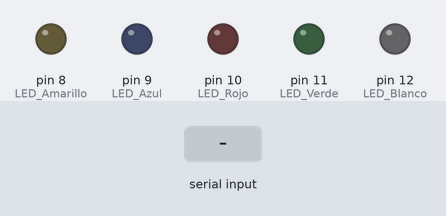
Recording of a sketch running on a simulated Arduino Uno, built with avr-gcc and run on an emulated ATmega328P. On the bench: output pins drawn as LEDs (lit = HIGH). Inputs (shaded band) come from the test bench.

Above: at 1.2 s.
1.3 s: "1" received over Serial
At 2.4 s:
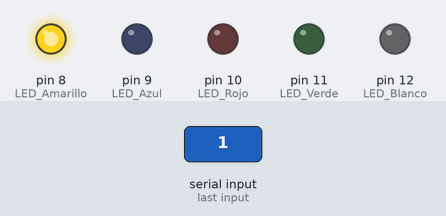
2.8 s: "3" received over Serial
At 3.5 s:
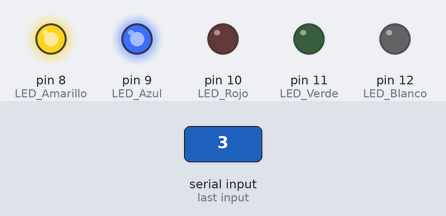
4.3 s: "0" received over Serial
At 4.7 s:
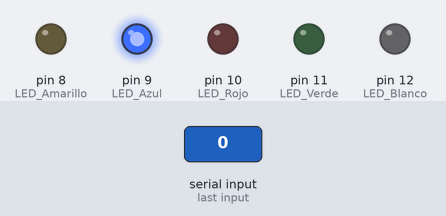
5.8 s: "5" received over Serial
At 7.0 s:
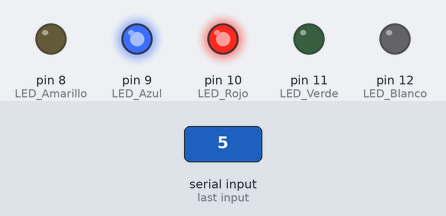
7.3 s: "2" received over Serial
At 8.2 s:
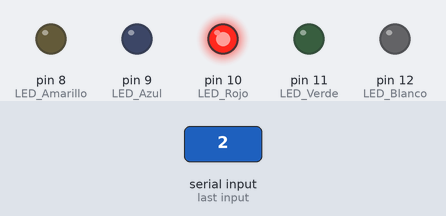
8.8 s: "7" received over Serial
At 9.3 s:
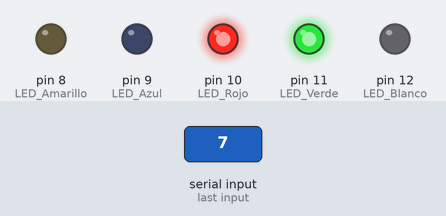
Timing chart, 0 to 11.3 s (numbered marks = the images above; inputs shaded):
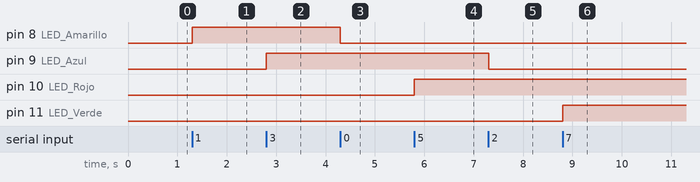

The sketch:

comm_arduino.ino
```cpp
const int LED_Amarillo = 8;
const int LED_Azul = 9;
const int LED_Rojo = 10;
const int LED_Verde = 11;
const int LED_Blanco = 12;
int Byte_Entrada = 0;

void setup () {
  Serial.begin (9600);//apertura puerto serial
  pinMode(LED_Amarillo, OUTPUT);
  pinMode(LED_Azul, OUTPUT);
  pinMode(LED_Rojo, OUTPUT);
  pinMode(LED_Verde, OUTPUT);
  pinMode(LED_Blanco, OUTPUT);
  digitalWrite(LED_Amarillo, LOW);
  digitalWrite(LED_Azul, LOW);
  digitalWrite(LED_Rojo, LOW);
  digitalWrite(LED_Verde, LOW);
  digitalWrite(LED_Blanco, LOW);

}
void loop() {
  if (Serial.available () > 0) { //puerto disponible
    Byte_Entrada = Serial.read(); //verifica lo que viene de jawa
    if (Byte_Entrada == '0') {
      digitalWrite(LED_Amarillo, LOW); //amatillo off
    } else if (Byte_Entrada == '1') {
      digitalWrite(LED_Amarillo , HIGH); //amarillo on
    } else if (Byte_Entrada == '2') {
      digitalWrite(LED_Azul , LOW); //azul off
    } else if (Byte_Entrada == '3') {
      digitalWrite(LED_Azul , HIGH); //azul on
    } else if (Byte_Entrada == '4') {
      digitalWrite(LED_Rojo , LOW); //rojo off
    } else if (Byte_Entrada == '5') {
      digitalWrite(LED_Rojo , HIGH); //rojo on
    } else if (Byte_Entrada == '6') {
      digitalWrite(LED_Verde , LOW); //verde off
    } else if (Byte_Entrada == '7') {
      digitalWrite(LED_Verde , HIGH); // verde on
    } else if (Byte_Entrada == '8') {
      digitalWrite(LED_Blanco , LOW); //blanco off
    } else if (Byte_Entrada == '9') {
      digitalWrite(LED_Blanco , HIGH); //blanco on
    }
  }
}
```

Measured:
- after the input at 1.3 s, pin 8 (LED_Amarillo): LOW → HIGH at once
- after the input at 2.8 s, pin 9 (LED_Azul): LOW → HIGH at once
- after the input at 4.3 s, pin 8 (LED_Amarillo): HIGH → LOW at once
- after the input at 5.8 s, pin 10 (LED_Rojo): LOW → HIGH at once
- after the input at 7.3 s, pin 9 (LED_Azul): HIGH → LOW at once
- after the input at 8.8 s, pin 11 (LED_Verde): LOW → HIGH at once
